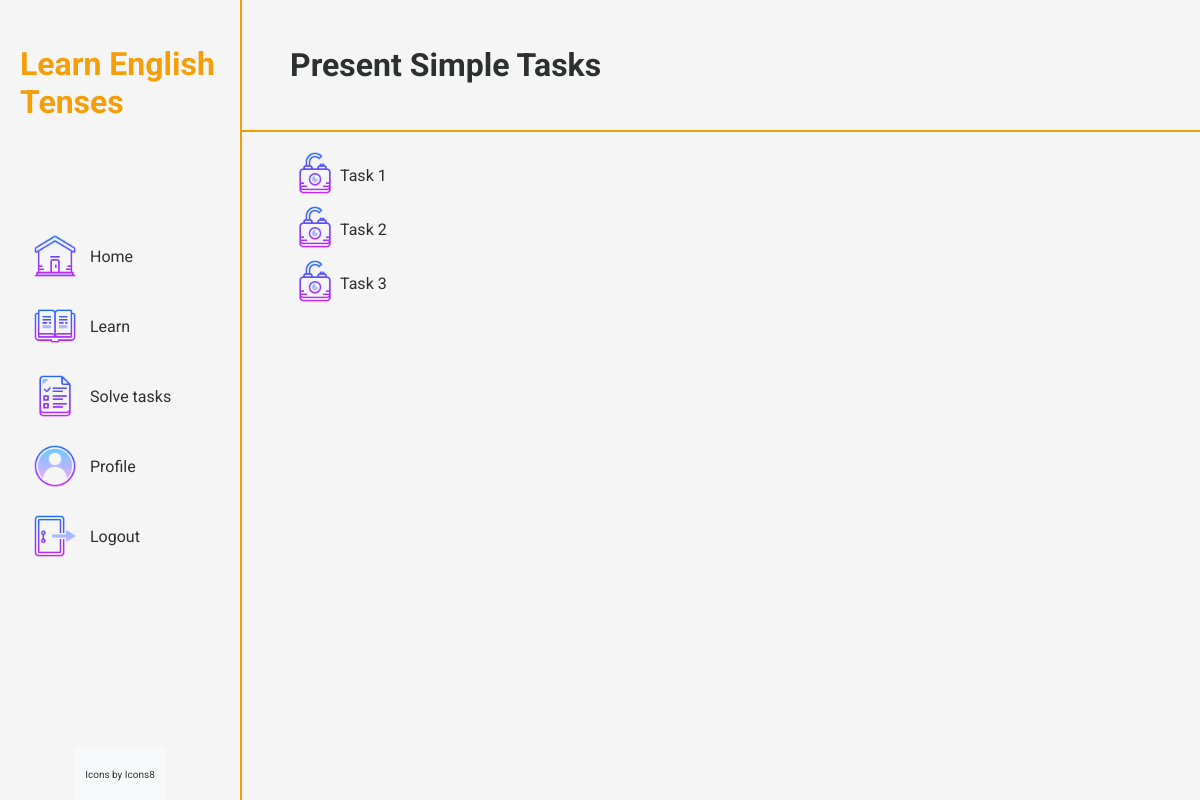
Before: /home/present_simple/tasks (signed in) with the older database file.
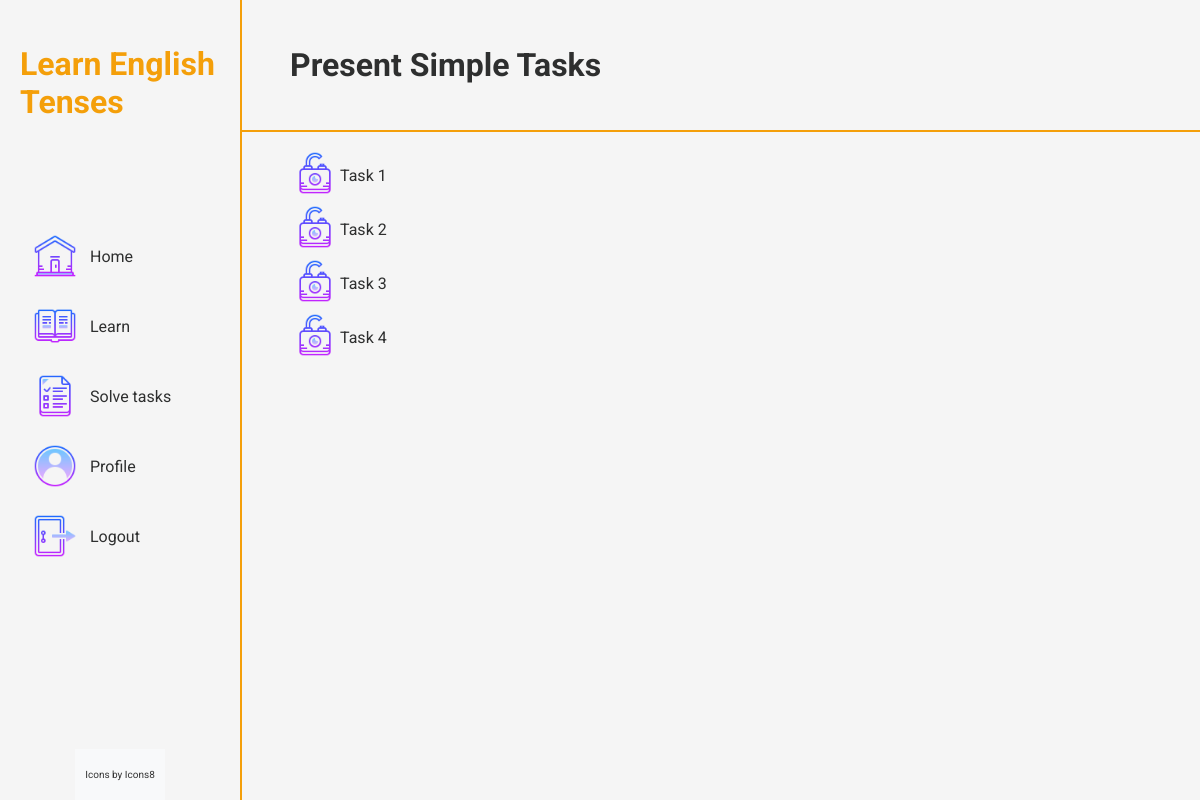
After: the same page with the newer database file.
### learntenses/models.py (models this page shows, shortened)
class UserTask(models.Model):
    user = models.ForeignKey(UserProfile, on_delete=models.CASCADE)
    task = models.ForeignKey(Task, on_delete=models.CASCADE)
    completed = models.BooleanField(default=False)
    attempts = models.IntegerField(default=0)

class Task(models.Model):
    TENSE_CHOICES = [
        ('PS', 'Present Simple'),
        ('PC', 'Present Continuous'),
        ('PP', 'Present Perfect'),
        ('PaS', 'Past Simple'),
        ('PaC', 'Past Continuous'),
        ('PaP', 'Past Perfect'),
        ('FS', 'Future Simple'),
        ('FC', 'Future Continuous'),
        ('FP', 'Future Perfect'),
    ]
    TASK_NAMES = [
        ('1', 'Task 1'),
        ('2', 'Task 2'),
        ('3', 'Task 3'),
        ('4', 'Task 4'),
        ('5', 'Task 5'),
        ('6', 'Task 6')
    ]
    LEVELS = {
        '1' : 1,
        '2' : 2,
        '3' : 3,
        '4' : 4,
        '5' : 5,
        '6' : 6,
    }
    level = models.IntegerField(blank=True, null=True)
    tense = models.CharField(max_length=3, choices=TENSE_CHOICES)
    name = models.CharField(max_length=10, choices=TASK_NAMES)
    sentence = models.CharField(max_length=500)
    words = models.CharField(max_length=500)
    correct_words = models.CharField(max_length=500)
    class Meta:
        unique_together = ('name', 'tense')

### learntenses/views.py (the view)
# urls.py: path('<str:tense_name>/tasks', views.task_list, name='task_list'),
def task_list(request, tense_name):
    tense_mapping = {
        'present_simple': 'PS',
        'present_continuous': 'PC',
        'present_perfect': 'PP',
        'past_simple': 'PaS',
        'past_continuous': 'PaC',
        'past_perfect': 'PaP',
        'future_simple': 'FS',
        'future_continuous': 'FC',
        'future_perfect': 'FP',
    }
    tense_name_mapping = {
        'present_simple': 'Present Simple',
        'present_continuous': 'Present Continuous',
        'present_perfect': 'Present Perfect',
        'past_simple': 'Past Simple',
        'past_continuous': 'Past Continuous',
        'past_perfect': 'Past Perfect',
        'future_simple': 'Future Simple',
        'future_continuous': 'Future Continuous',
        'future_perfect': 'Future Perfect',
    }
    tense = tense_mapping.get(tense_name)
    tasks = Task.objects.filter(tense=tense).order_by('name')
    user_profile = UserProfile.objects.get(user=request.user)
    user_tasks = list(UserTask.objects.filter(user=user_profile, task__in=tasks).order_by('task__name'))
    if user_tasks:
        user_tasks[0].locked = False
        for i in range(1, len(user_tasks)):
            user_tasks[i].locked = not user_tasks[i-1].completed
    return render(request, 'learntenses/task_list.html', {'tasks': tasks, 'user_tasks': user_tasks, 'tense_name': tense_name_mapping.get(tense_name)})

### learntenses/templates/learntenses/task_list.html
{% extends 'learntenses/base.html' %}
{% block extra_css %}
  {% load static %}
  <link rel="stylesheet" href="{% static 'learntenses/styles/task_list.css' %}">
{% endblock %}
{% block content %}
  <div class="tasks-container">
    <div class="tasks-header">
      <h1>{{ tense_name }} Tasks</h1>
    </div>
    <div class="task-list">
      <ul>
        {% for user_task in user_tasks %}
            <li>
              <div class="task-item">
                <div class="task-icon">
                  {% if not user_task.locked %}
                    <img src="{% static 'learntenses/images/unlocked.png' %}" class="task-icon">
                  {% else %}
                    <img src="{% static 'learntenses/images/locked.png' %}" class="task-icon">
                  {% endif %}
                </div>
                <div class="task-name" style="color: {{ user_task.locked|yesno:'#A1B5B5,#2E2F2F' }};">
                  {% if not user_task.locked %}
                    <a href="{% url 'home:task_detail' user_task.task.tense user_task.task.id %}" style="color: inherit;">
                      Task {{ user_task.task.name }}
                    </a>
                  {% else %}
                    Task {{ user_task.task.name }}
                  {% endif %}
                </div>
              </div>
            </li>
        {% endfor %}
      </ul>
    </div>
  </div>
{% endblock %}

### learntenses/templates/learntenses/base.html (shortened to what this page needs)
<!DOCTYPE html>
<html lang="en">
<head>
  {% load static %}
  <link href="{% static 'learntenses/styles/base.css' %}" rel="stylesheet">
  {% block extra_css %}
  {% endblock %}
</head>
<body>
  <div class="container">
    <div class="navigation">
      <h1>Learn English Tenses</h1>
      {% if request.user.is_superuser %}
        <a href="{% url 'admin:index' %}">
          <img class="icon" src="{% static 'learntenses/images/admin-panel.png' %}" alt="">
          Admin Panel
        </a>
        {% if request.user.is_authenticated %}
          <a href="{% url 'home:create_task' %}">
            <img class="icon" src="{% static 'learntenses/images/plus.png' %}" alt="">
            Create tasks
          </a>
          <a href="{% url 'home:manage_tasks' %}">
            <img class="icon" src="{% static 'learntenses/images/manage.png' %}" alt="">
            Manage tasks
          </a>
          <form id="logout-form" method="POST" action="{% url 'home:logout' %}">
            {% csrf_token %}
          </form>
          <a href="#" onclick="document.getElementById('logout-form').submit();">
            <img class="icon" src="{% static 'learntenses/images/logout.png' %}" alt="">
            Logout
          </a>
        {% endif %}
      {% else %}
        <a href="{% url 'home:index' %}">
          <img class="icon" src="{% static 'learntenses/images/home.png' %}" alt="">
          Home
        </a>
        <a href="#" id="learn-tenses">
          <img class="icon" src="{% static 'learntenses/images/learn.png' %}" alt="">
          Learn
        </a>
        <a href="#" id="solve-tasks">
          <img class="icon" src="{% static 'learntenses/images/solve-tasks.png' %}" alt="">
          Solve tasks
        </a>
        <a href="{% url 'home:profile' %}">
          <img class="icon" src="{% static 'learntenses/images/profile.png' %}" alt="">
          Profile
        </a>
        {% if request.user.is_authenticated %}
          <a href="#" onclick="document.getElementById('logout-form').submit();">
            <img class="icon" src="{% static 'learntenses/images/logout.png' %}" alt="">
            Logout
          </a>
        {% endif %}
      {% endif %}
      <div class="icon-credit">
        <p class="small-text">Icons by Icons8</p>
      </div>
    </div>
    <div class="content">
      {% block content %}
      {% endblock %}
    </div>
  </div>
</body>
</html>

### learntenses/static/learntenses/styles/base.css (style rules this page uses)
html, body { height: 100%; margin: 0; padding: 0; }
body { font-family: 'Roboto', sans-serif; margin: 0; padding: 0; background-color: #f5f5f5; }
.container { display: flex; }
.navigation { display: flex; flex-direction: column; justify-content: center; align-items: center; position: fixed; border-right: 2px solid #F49F0A; color: white; padding: 0; margin: 0; width: 20%; height: 100vh; }
.navigation h1 { position: absolute; top: 0; padding-top: 10%; width: 200px; color:#F49F0A; }
.navigation a { color: #2E2F2F; text-decoration: none; padding: 5px; margin-bottom: 8px; width: 180px; border-radius: 20px; display: flex; align-items: center; border: 1px solid transparent; transition: background-color 0.1s ease; }
.icon { width: 50px; padding-right: 10px; }
.content { padding: 0; width: 80%; margin-left: 20%; }
#solve-tasks { position: relative; }
.icon-credit { position: absolute; bottom: 0; background-color: #f8f9fa; color: #333; padding: 10px; text-align: center; }
.small-text { font-size: 10px; color: #333; text-align: center; }

### learntenses/static/learntenses/styles/task_list.css (style rules this page uses)
.tasks-header { display:flex; flex-direction: row; justify-content: space-between; align-items: center; border-bottom: 2px solid #F49F0A; padding-left: 50px; height: 130px; color: #2E2F2F; }
.task-list { padding-left: 50px; }
.task-icon { width: 50px; }
ul { list-style-type: none; padding: 0; }
.task-name a { text-decoration: none; }
.task-item { display: flex; align-items: center; }

Changed rows visible on the page:
added UserTask: task.name "4"
